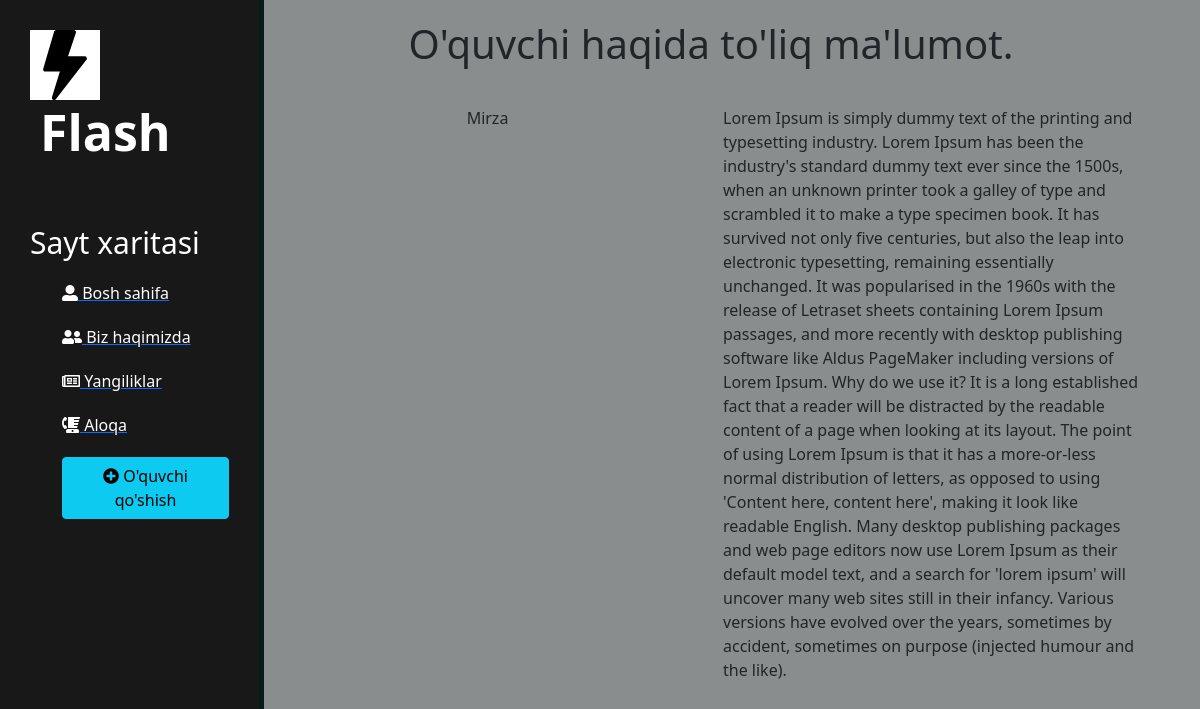
The app's page /leads/1/ with its own data.
### leads/models.py (models this page shows, shortened)
class Lead(models.Model):
    familiyasi = models.CharField(max_length=20)
    ismi = models.CharField(max_length=20)
    yoshi = models.IntegerField()
    full = models.TextField()
    agent = models.ForeignKey("Agent", on_delete=models.CASCADE)

### leads/views.py (the view)
def leads_abc(request, pk):
    lead = get_object_or_404(models.Lead, id=pk)
    context = {
        "lead": lead
    }
    return render(request, 'details.html', context)

### template/details.html (shortened to what this page needs)
{% extends "layout.html" %}
{% block content %}
    <div class="container">
      <h1 class="text-center" style="padding-top: 20px;">O'quvchi haqida to'liq ma'lumot.</h1>
      <div class="row" style="padding-top: 30px;">
        <div class="col text-center">
          {{lead.ismi}}
        </div>
        <div class="col">
          {{lead.full}}
        </div>
      </div>
    </div>
{% endblock %}

### static/css/style.css (style rules this page uses)
body { background: rgb(137, 141, 141); }

### records on screen
Lead: ismi "Mirza", full "Lorem Ipsum is simply dummy text of the printing and typesetting industry. Lorem Ipsum has been the industry's standard dummy text ever since the 1500s, when an unknown printer took a galley of type and scrambled it to make a type specimen book. It has survived not only five centuries, but also the leap into electronic typesetting, remaining essentially unchanged. It was popularised in the 1960s with the release of Letraset sheets containing Lorem Ipsum passages, and more recently with desktop publishing software like Aldus PageMaker including versions of Lorem Ipsum. Why do we use it? It is a long established fact that a reader will be distracted by the readable content of a page when…"
